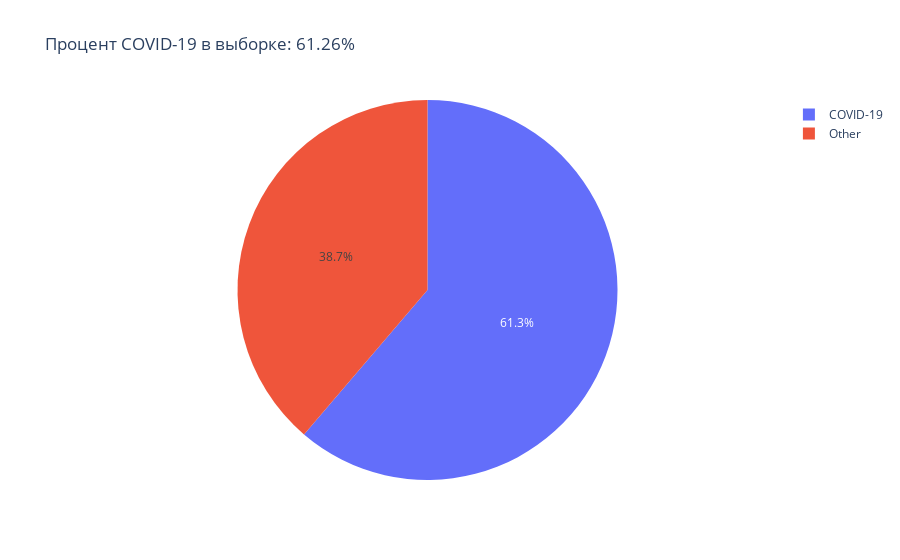

Here is the notebook cell this chart was saved with:
### Code cell
covid_percent = query3.iloc[0]["covid_percent"]

fig = px.pie(
    names=["COVID-19", "Other"],
    values=[covid_percent, 100-covid_percent],
    title=f"Процент COVID-19 в выборке: {covid_percent}%"
)
fig.show()

### Figure 1 — Plotly figure (JSON) as saved in the notebook; plotly's stock layout.template omitted (floating-point values rounded to 4 significant figures)
{"data": [{"domain": {"x": [0, 1], "y": [0, 1]}, "hovertemplate": "label=%{label}<br>value=%{value}<extra></extra>", "labels": ["COVID-19", "Other"], "legendgroup": "", "name": "", "showlegend": true, "type": "pie", "values": [61.26, 38.74]}], "layout": {"legend": {"tracegroupgap": 0}, "title": {"text": "Процент COVID-19 в выборке: 61.26%"}}}
